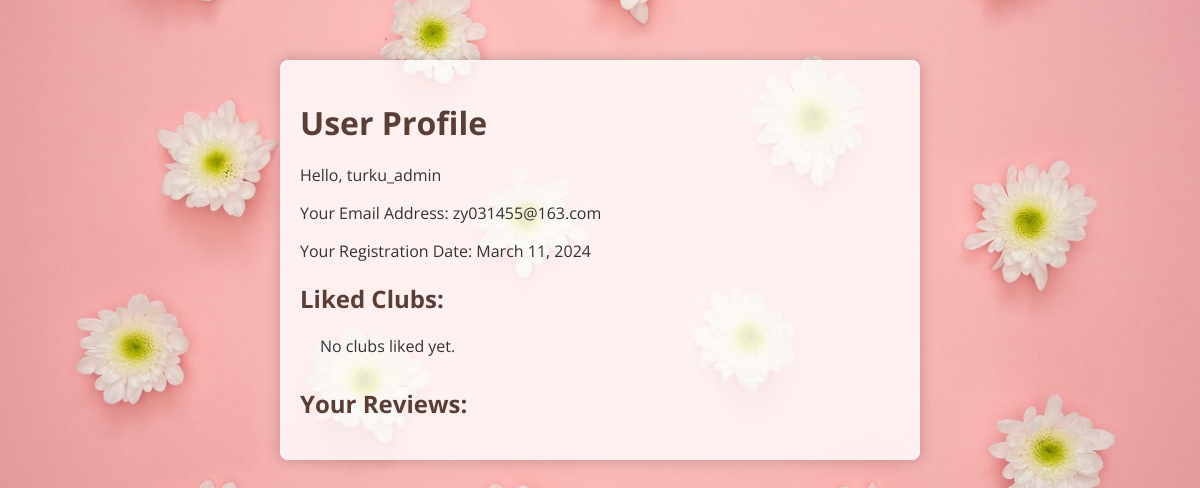
/user/profile/ (signed in), run on an earlier commit of the app's database.
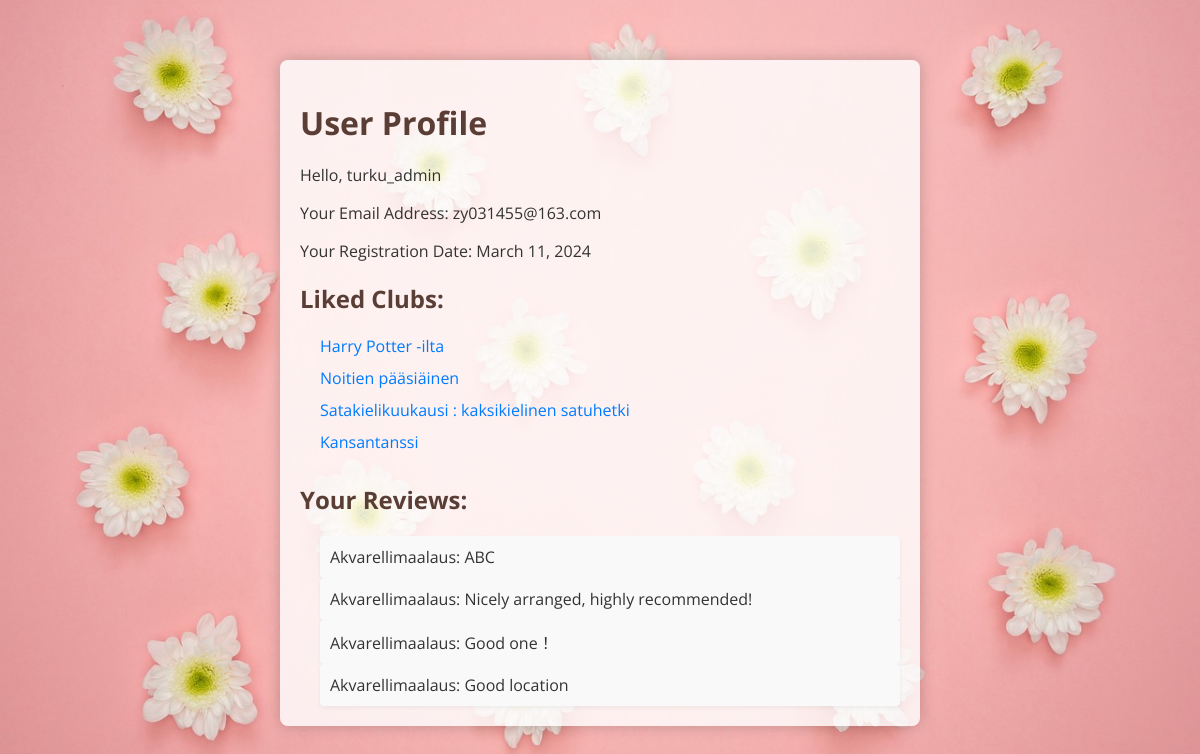
And on a later commit of the database.
### hobby_clubs/models.py (models this page shows, shortened)
class Like(models.Model):
    user = models.ForeignKey(User, on_delete=models.CASCADE)
    club = models.ForeignKey(Club, on_delete=models.CASCADE)
    created_at = models.DateTimeField(auto_now_add=True)

class Club(models.Model):
    club_name = models.CharField(max_length=100)
    postal_code = models.CharField(max_length=20)
    address = models.CharField(max_length=255)
    age = models.CharField(max_length=20)
    category = models.CharField(max_length=50)
    activity = models.CharField(max_length=100)
    website = models.URLField(max_length=200)
    average_rating = models.DecimalField(max_digits=3, decimal_places=2, default=0.00)

class Review(models.Model):
    user = models.ForeignKey(User, on_delete=models.CASCADE)
    club = models.ForeignKey(Club, on_delete=models.CASCADE)
    content = models.TextField()
    created_at = models.DateTimeField(auto_now_add=True)

### hobby_clubs/views.py (the view)
# urls.py: path('user/profile/', views.user_profile, name='user_profile'),
@login_required
def user_profile(request):
    liked_clubs = Like.objects.filter(user=request.user).select_related('club')
    user_reviews = Review.objects.filter(user=request.user).select_related('club')
    return render(request, 'hobby_clubs/user_profile.html', {'user': request.user, 'liked_clubs': liked_clubs, 'user_reviews': user_reviews})

### hobby_clubs/templates/hobby_clubs/user_profile.html (shortened to what this page needs)
<!DOCTYPE html>
<html lang="en">
<head>
</head>
<body>
  <div class="user-profile">
    <h1>User Profile</h1>
    <p>Hello, {{ user.username }}</p>
    <p>Your Email Address: {{ user.email }}</p>
    <p>Your Registration Date: {{ user.date_joined|date:"F j, Y" }}</p>
    <h2>Liked Clubs:</h2>
    <ul>
      {% for liked_club in liked_clubs %}
      <li><a href="{{ liked_club.club.website }}" class="club-link" target="_blank">{{ liked_club.club.club_name }}</a>
      </li>
      {% empty %}
      <li>No clubs liked yet.</li>
      {% endfor %}
    </ul>
    <h2>Your Reviews:</h2>
    <ul id="userReviews">
      {% for review in user_reviews %}
      <li>{{ review.club.club_name }}: {{ review.content }}</li>
      {% endfor %}
    </ul>
  </div>
</body>
</html>

### hobby_clubs/templates/hobby_clubs/user_profile.html (style rules this page uses)
body, ul { margin: 0; padding: 0; }
body { background-image: url('/static/images/userpage2.jpg'); background-size: cover; background-repeat: no-repeat; background-position: center; font-family: 'Open Sans', sans-serif; padding: 20px; color: #333; }
.user-profile { max-width: 600px; margin: 40px auto; background-color: rgba(255, 255, 255, 0.8); padding: 20px; border-radius: 8px; box-shadow: 0 0 15px rgba(0, 0, 0, 0.2); }
h1, h2 { color: #5a3e36; margin-bottom: 20px; }
ul { list-style-type: none; padding-left: 20px; }
li { padding-bottom: 10px; }
.club-link { color: #007bff; text-decoration: none; transition: color 0.3s; }
#userReviews li { background-color: #f9f9f9; padding: 10px; border-radius: 4px; box-shadow: 0 2px 4px rgba(0, 0, 0, 0.05); transition: box-shadow 0.3s; }

What changed in the data, as far as the page shows it:
added Like: club.club_name "Harry Potter -ilta"
added Like: club.club_name "Noitien pääsiäinen"
added Like: club.club_name "Satakielikuukausi : kaksikielinen satuhetki"
added Like: club.club_name "Kansantanssi"
added Review: club.club_name "Akvarellimaalaus", content "ABC"
added Review: club.club_name "Akvarellimaalaus", content "Nicely arranged, highly recommended!"
added Review: club.club_name "Akvarellimaalaus", content "Good one！"
added Review: club.club_name "Akvarellimaalaus", content "Good location"
Also different on the page:
text no longer shown: "No clubs liked yet."
